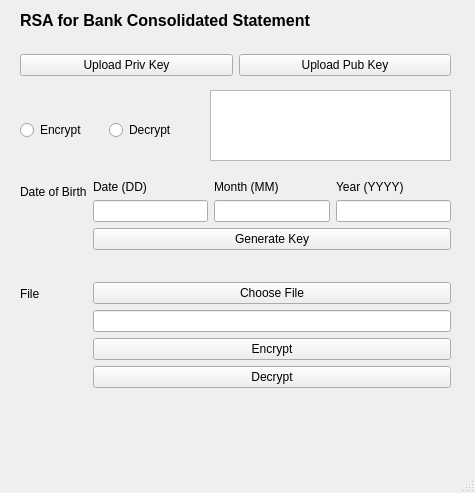
<?xml version="1.0" encoding="UTF-8"?>
<ui version="4.0">
 <class>MainWindow</class>
 <widget class="QMainWindow" name="MainWindow">
  <property name="geometry">
   <rect>
    <x>0</x>
    <y>0</y>
    <width>475</width>
    <height>493</height>
   </rect>
  </property>
  <property name="windowTitle">
   <string>MainWindow</string>
  </property>
  <widget class="QWidget" name="centralwidget">
   <widget class="QLabel" name="label">
    <property name="geometry">
     <rect>
      <x>20</x>
      <y>10</y>
      <width>401</width>
      <height>21</height>
     </rect>
    </property>
    <property name="font">
     <font>
      <pointsize>12</pointsize>
      <weight>75</weight>
      <bold>true</bold>
     </font>
    </property>
    <property name="text">
     <string>RSA for Bank Consolidated Statement</string>
    </property>
   </widget>
   <widget class="QWidget" name="formLayoutWidget">
    <property name="geometry">
     <rect>
      <x>20</x>
      <y>180</y>
      <width>431</width>
      <height>251</height>
     </rect>
    </property>
    <layout class="QFormLayout" name="formLayout">
     <item row="0" column="0">
      <widget class="QLabel" name="label_5">
       <property name="text">
        <string>Date of Birth</string>
       </property>
      </widget>
     </item>
     <item row="0" column="1">
      <layout class="QVBoxLayout" name="verticalLayout">
       <item>
        <layout class="QHBoxLayout" name="horizontalLayout_2">
         <item>
          <widget class="QLabel" name="label_2">
           <property name="text">
            <string>Date (DD)</string>
           </property>
          </widget>
         </item>
         <item>
          <widget class="QLabel" name="label_3">
           <property name="text">
            <string>Month (MM)</string>
           </property>
          </widget>
         </item>
         <item>
          <widget class="QLabel" name="label_4">
           <property name="text">
            <string>Year (YYYY)</string>
           </property>
          </widget>
         </item>
        </layout>
       </item>
       <item>
        <layout class="QHBoxLayout" name="horizontalLayout">
         <item>
          <widget class="QLineEdit" name="dateText"/>
         </item>
         <item>
          <widget class="QLineEdit" name="monthText"/>
         </item>
         <item>
          <widget class="QLineEdit" name="yearText"/>
         </item>
        </layout>
       </item>
      </layout>
     </item>
     <item row="2" column="1">
      <spacer name="horizontalSpacer">
       <property name="orientation">
        <enum>Qt::Horizontal</enum>
       </property>
       <property name="sizeHint" stdset="0">
        <size>
         <width>40</width>
         <height>20</height>
        </size>
       </property>
      </spacer>
     </item>
     <item row="3" column="0">
      <widget class="QLabel" name="label_6">
       <property name="text">
        <string>File</string>
       </property>
      </widget>
     </item>
     <item row="3" column="1">
      <layout class="QVBoxLayout" name="verticalLayout_2">
       <item>
        <widget class="QPushButton" name="chooseFileButton">
         <property name="text">
          <string>Choose File</string>
         </property>
        </widget>
       </item>
       <item>
        <widget class="QLineEdit" name="filePathLineEdit"/>
       </item>
       <item>
        <widget class="QPushButton" name="encryptButton">
         <property name="text">
          <string>Encrypt</string>
         </property>
        </widget>
       </item>
       <item>
        <widget class="QPushButton" name="decryptButton">
         <property name="text">
          <string>Decrypt</string>
         </property>
        </widget>
       </item>
      </layout>
     </item>
     <item row="1" column="1">
      <widget class="QPushButton" name="generateKeyButton">
       <property name="text">
        <string>Generate Key</string>
       </property>
      </widget>
     </item>
    </layout>
   </widget>
   <widget class="QWidget" name="horizontalLayoutWidget_3">
    <property name="geometry">
     <rect>
      <x>20</x>
      <y>110</y>
      <width>171</width>
      <height>41</height>
     </rect>
    </property>
    <layout class="QHBoxLayout" name="horizontalLayout_3">
     <item>
      <widget class="QRadioButton" name="encryptChoice">
       <property name="text">
        <string>Encrypt</string>
       </property>
      </widget>
     </item>
     <item>
      <widget class="QRadioButton" name="decryptChoice">
       <property name="text">
        <string>Decrypt</string>
       </property>
      </widget>
     </item>
    </layout>
   </widget>
   <widget class="QWidget" name="horizontalLayoutWidget">
    <property name="geometry">
     <rect>
      <x>20</x>
      <y>50</y>
      <width>431</width>
      <height>31</height>
     </rect>
    </property>
    <layout class="QHBoxLayout" name="horizontalLayout_4">
     <item>
      <widget class="QPushButton" name="privKeyButton">
       <property name="text">
        <string>Upload Priv Key</string>
       </property>
      </widget>
     </item>
     <item>
      <widget class="QPushButton" name="pubKeyButton">
       <property name="text">
        <string>Upload Pub Key</string>
       </property>
      </widget>
     </item>
    </layout>
   </widget>
   <widget class="QPlainTextEdit" name="keyTextEdit">
    <property name="geometry">
     <rect>
      <x>210</x>
      <y>90</y>
      <width>241</width>
      <height>71</height>
     </rect>
    </property>
   </widget>
  </widget>
  <widget class="QMenuBar" name="menubar">
   <property name="geometry">
    <rect>
     <x>0</x>
     <y>0</y>
     <width>475</width>
     <height>22</height>
    </rect>
   </property>
  </widget>
  <widget class="QStatusBar" name="statusbar"/>
 </widget>
 <resources/>
 <connections/>
</ui>
